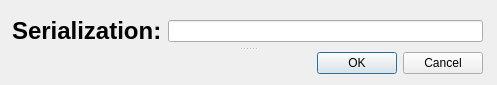
<?xml version="1.0" encoding="UTF-8"?>
<ui version="4.0">
 <class>Dialog</class>
 <widget class="QDialog" name="Dialog">
  <property name="geometry">
   <rect>
    <x>0</x>
    <y>0</y>
    <width>497</width>
    <height>85</height>
   </rect>
  </property>
  <property name="windowTitle">
   <string>Dialog</string>
  </property>
  <widget class="QSplitter" name="splitter">
   <property name="geometry">
    <rect>
     <x>12</x>
     <y>15</y>
     <width>471</width>
     <height>61</height>
    </rect>
   </property>
   <property name="orientation">
    <enum>Qt::Vertical</enum>
   </property>
   <widget class="QWidget" name="">
    <layout class="QHBoxLayout" name="horizontalLayout">
     <item>
      <widget class="QLabel" name="label">
       <property name="text">
        <string>&lt;html&gt;&lt;head/&gt;&lt;body&gt;&lt;p&gt;&lt;span style=&quot; font-size:18pt; font-weight:600;&quot;&gt;Serialization:&lt;/span&gt;&lt;/p&gt;&lt;/body&gt;&lt;/html&gt;</string>
       </property>
      </widget>
     </item>
     <item>
      <widget class="QLineEdit" name="lineEdit"/>
     </item>
    </layout>
   </widget>
   <widget class="QDialogButtonBox" name="buttonBox">
    <property name="standardButtons">
     <set>QDialogButtonBox::Cancel|QDialogButtonBox::Ok</set>
    </property>
   </widget>
  </widget>
 </widget>
 <resources/>
 <connections/>
</ui>
